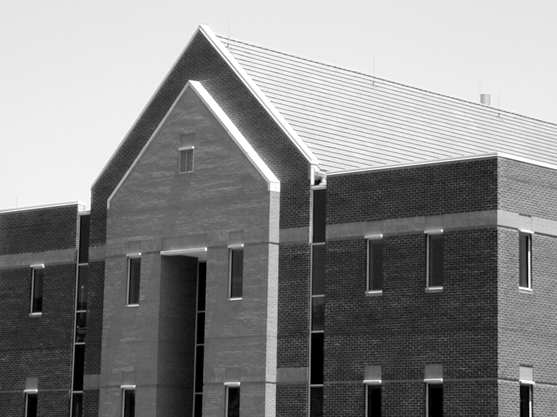
#> input picture lab_9/dom.png, 557 x 417 px
$ jupyter execute 09_Canny_HW.ipynb
#> lines starting #> are read from the running program, lines starting #| are printed output that depends on the picture; after the words box and inside, x2 and y2 are one past the last pixel; in counts of white or black regions, pixels touching at a corner belong together
## Zadanie domowe - Algorytm Canny'ego

Celem zadania domowego jest wykonanie pełnej implementacji algorytmu Canny'ego.

W ramach ćwiczenia w trakcie laboratorium wyznaczono obrazy $g_{NH}$ i $g_{NL}$.
Dla przypomnienia:
Można powiedzieć, że na obrazie $g_{NH}$ są "pewne" krawędzie.
Natomiast na $g_{NL}$ "potencjalne".
Często krawędzie "pewne" nie są ciągłe.
Wykorzystuje się więc krawędzie "potencjalne", aby uzupełnić nieciągłości.
Procedura wygląda następująco:
1. Stwórz stos zawierający wszystkie piksele zaznaczone na obrazie $g_{NH}$.
W tym celu wykorzystaj listę współrzędnych `[row, col]`.
Do pobrania elementu z początku służy metoda `list.pop()`.
Do dodania elementu na koniec listy służy metoda `list.append(new)`.
2. Stwórz obraz, który będzie zawierał informację czy dany piksel został już odwiedzony.
3. Stwórz obraz, który zawierać będzie wynikowe krawędzie.
Jej rozmiar jest równy rozmiarowi obrazu.
4. Wykonaj pętlę, która będzie pobierać elementy z listy, dopóki ta nie będzie pusta.
W tym celu najlepiej sprawdzi się pętla `while`.
    - W każdej iteracji pobierz element ze stosu.
    - Sprawdź, czy dany element został już odwiedzony.
    - Jeśli nie został, to:
        - Oznacz go jako odwiedzony,
        - Oznacz piksel jako krawędź w wyniku,
        - Sprawdź otoczenie piksela w obrazie $g_{NL}$,
        - Dodaj do stosu współrzędne otoczenia, które zawierają krawędź.
        Można to wykonać np. pętlą po stworzonym otoczeniu.
7. Wyświetl obraz oryginalny, obraz $g_{NH}$ oraz obraz wynikowy.
8. Porównaj wynik algorytmu z wynikiem OpenCV.

Pomocnicze obrazy $g_{NH}$ i $g_{NL}$ zostały wprowadzone dla uproszczenia opisu.
Algorytm można zaimplementować w bardziej "zwarty" sposób.

Na podstawie powyższego opisu zaimplementuj pełny algorytm Canny'ego.

[cell 1]
from copy import deepcopy
import cv2
from matplotlib import pyplot as plt
import numpy as np
import math
import os

def nonmax(alpha,M):
    d1  = np.logical_or(np.logical_and(alpha<=22.5,alpha>-22.5),np.logical_and(alpha<=-157.5,alpha>157.5))
    d2 = np.logical_or(np.logical_and(alpha<=67.5,alpha>22.5),np.logical_and(alpha<=-112.5,alpha>-157.5))
    d3 = np.logical_or(np.logical_and(alpha<=112.5,alpha>67.5),np.logical_and(alpha<=-67.5,alpha>-112.5))
    d4 = np.logical_or(np.logical_and(alpha<=157.5,alpha>112.5),np.logical_and(alpha<=-22.5,alpha>-67.5))
    D = [d1,d2,d3,d4]
    gn = deepcopy(M[1:-1,1:-1])
    for i in range(1,len(M)-1):
        for j in range(1,len(M[0])-1):
            if max(d1[i,j],d2[i,j],d3[i,j],d4[i,j]) == d1[i,j]:
                t = d1
            if max(d1[i,j],d2[i,j],d3[i,j],d4[i,j]) == d2[i,j]:
                t = d2
            if max(d1[i,j],d2[i,j],d3[i,j],d4[i,j]) == d3[i,j]:
                t = d3
            if max(d1[i,j],d2[i,j],d3[i,j],d4[i,j]) == d4[i,j]:
                t = d4
            if np.max(t[i-1:i+2,j-1:j+2]*M[i-1:i+2,j-1:j+2]) != M[i,j]:
                gn[i-1,j-1] = 0
    return gn

def canny(img,Th,Tl,n):
    sigma = 1.7
    IG = cv2.GaussianBlur(img, (13,13), sigma)
    x_filter = np.array([[1,0,-1],[2,0,-2],[1,0,-1]])
    y_filter = np.array([[1,2,1],[0,0,0],[-1,-2,-1]])
    G_x = np.array([[np.sum(IG[j-1:j+2,i-1:i+2]*x_filter) for i in range(1,len(img[0])-1)] for j in range(1,len(img)-1)])
    G_y = np.array([[np.sum(IG[j-1:j+2,i-1:i+2]*y_filter) for i in range(1,len(img[0])-1)] for j in range(1,len(img)-1)])
    M = np.sqrt(G_x*G_x + G_y*G_y)
    alpha = np.arctan2(G_y,G_x) * 180 / np.pi
    gn = nonmax(alpha,M)
    GH = (gn>Th)*255
    GL = np.logical_and(gn<Th,gn>Tl)*255
    stos = [[i,j] for i in range(len(GH)) for j in range(len(GH[0])) if GH[i,j]==255]
    odwiedzony = np.zeros(GH.shape)
    result = np.zeros(GH.shape)
    while stos!=[]:
        v = stos[-1]
        stos.pop()
        if not odwiedzony[v[0],v[1]]:
            odwiedzony[v[0],v[1]] = 1
            result[v[0],v[1]] = 255
            temp = [[i,j]
            for i in range(v[0]-n if v[0]-n>=0 else v[0],v[0]+1+n if v[0]+1+n<=len(GH) else v[0]+1)
            for j in range(v[1]-n if v[1]-n>=0 else v[1],v[1]+1+n if v[1]+1+n<=len(GH[0]) else v[1]+1) if GL[i,j]==255 and (i!=0 or j!=0)]
            stos.extend(temp)
    return result,GH

[cell 2]
if not os.path.exists("dom.png") :
    !wget https://raw.githubusercontent.com/vision-agh/poc_sw/master/09_Canny/dom.png --no-check-certificate
I_house = cv2.imread('dom.png', cv2.IMREAD_GRAYSCALE)
#> I_house is the input picture: shape (417, 557); min 0, max 255, mean 133.3
img,gh = canny(I_house,80,28,5)
#> in canny, `G_y = np.array([[np.sum(IG[j-1:j+2,i-1:i+2]*y_filter) for i in range(1..`:
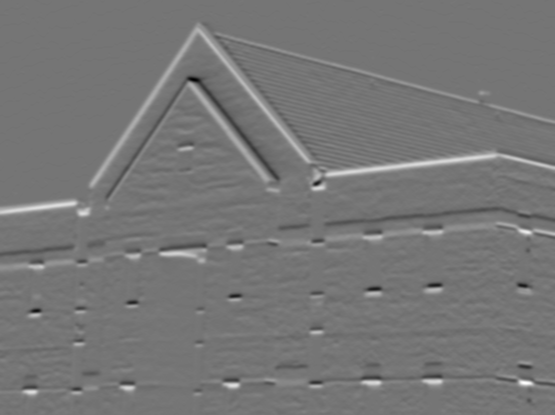
#> G_y: shape (415, 555) int64; min -282, max 330, mean 3.2; drawn with min black and max white
#> in canny, `alpha = np.arctan2(G_y,G_x) * 180 / np.pi`:
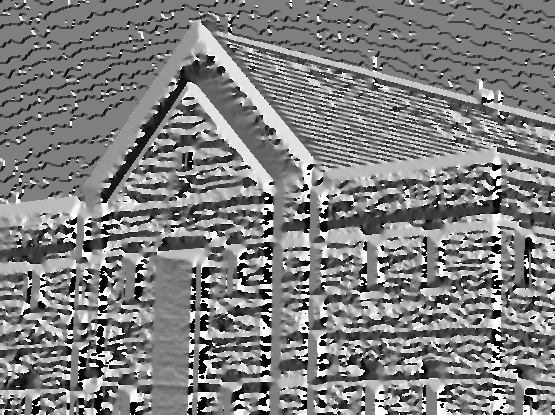
#> alpha: shape (415, 555) float64; min -179.7, max 180, mean 1.2; drawn with min black and max white
#> in nonmax, `d1  = np.logical_or(np.logical_and(alpha<=22.5,alpha>-22.5),np.logical..`:
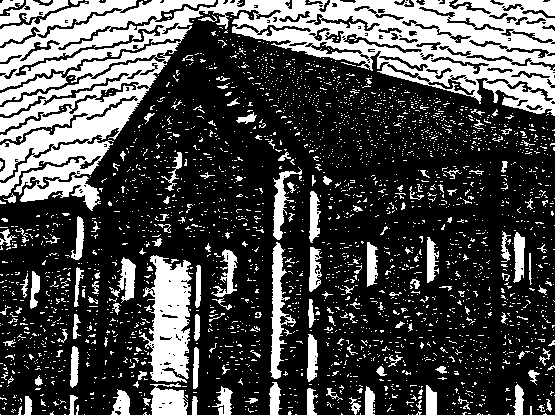
#> d1: shape (415, 555) bool; 29.1% white; 2794 white regions (2639 under 20 px), largest, box (x1, y1, x2, y2) and area: (0, 0, 555, 211) 39194, (139, 255, 192, 383) 4097, (270, 242, 296, 379) 1345
#> in nonmax, `d2 = np.logical_or(np.logical_and(alpha<=67.5,alpha>22.5),np.logical_a..`:
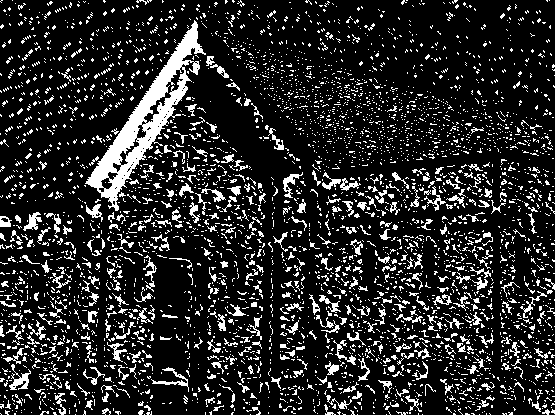
#> d2: shape (415, 555) bool; 15.9% white in thin lines or dots
#> in nonmax, `d3 = np.logical_or(np.logical_and(alpha<=112.5,alpha>67.5),np.logical_..`:
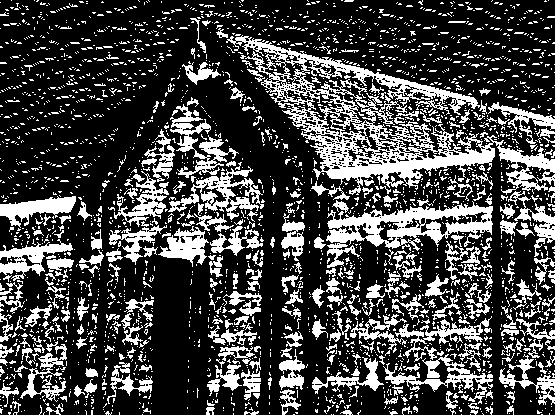
#> d3: shape (415, 555) bool; 27.2% white; 2871 white regions (2557 under 20 px), largest, box (x1, y1, x2, y2) and area: (226, 35, 555, 195) 12238, (326, 201, 493, 268) 4012, (168, 166, 264, 220) 1581
#> in nonmax, `d4 = np.logical_or(np.logical_and(alpha<=157.5,alpha>112.5),np.logical..`:
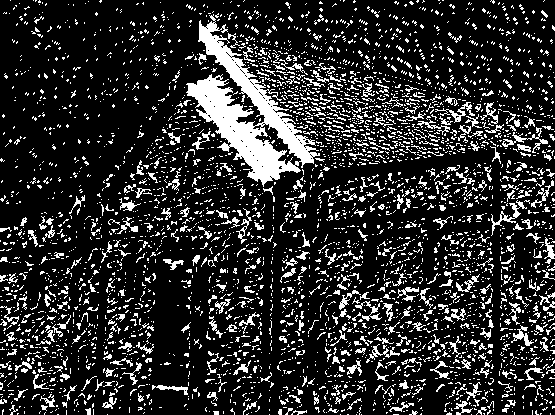
#> d4: shape (415, 555) bool; 17.6% white; 3972 white regions (3566 under 20 px), largest, box (x1, y1, x2, y2) and area: (186, 14, 320, 187) 7247, (491, 200, 527, 236) 240, (502, 127, 548, 153) 238
#> after the loop in nonmax, `for i in range(1,len(M)-1):`:
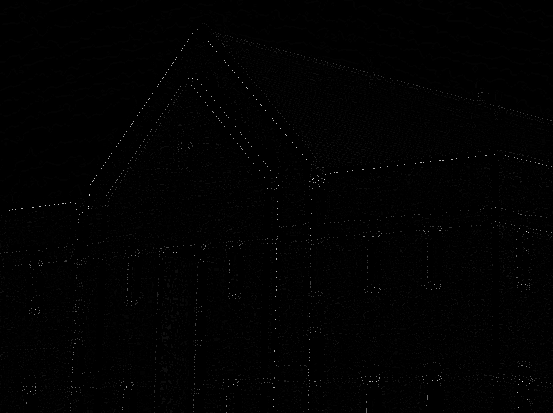
#> gn: shape (413, 553) float64; min 0, max 333.5, mean 1.8; drawn with min black and max white
#> in canny, `GH = (gn>Th)*255`: GH: shape (413, 553) int64; 0.34% white in thin lines or dots
#> in canny, `GL = np.logical_and(gn<Th,gn>Tl)*255`:
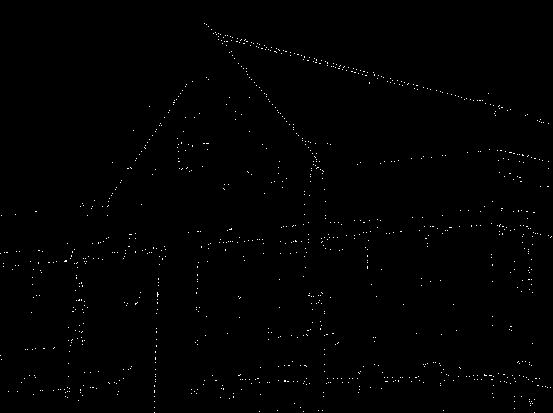
#> GL: shape (413, 553) int64; 0.52% white in thin lines or dots
#> in canny, `stos = [[i,j] for i in range(len(GH)) for j in range(len(GH[0])) if GH..`: stos = 778 pairs, first value 29 to 412, second value 9 to 551
#> the loop in canny, `while stos!=[]:` made 5638 passes
#> (v, temp) on passes 11, 17, 32: ([407, 518], [[408, 514]]), ([406, 273], [[410, 277]]), ([399, 527], [[399, 529], [401, 529], [401, 531], [403, 530], [403, 532]])
#> v on passes 1 to 6: [412, 366], [412, 226], [411, 366], [411, 193], [410, 366], [410, 70]
#> after the loop in canny, `while stos!=[]:`:
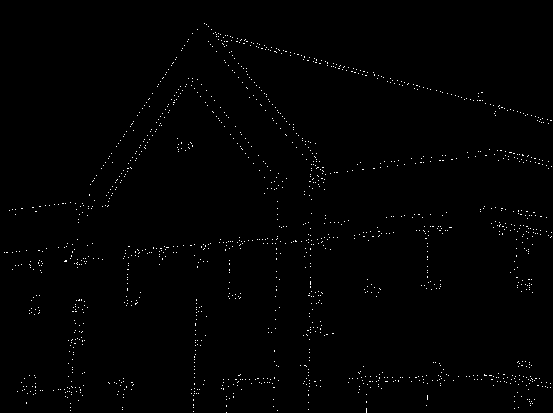
#> odwiedzony: shape (413, 553) float64; values 0 (black) and 1 (white), 0.73% white in thin lines or dots
#> after the loop in canny, `while stos!=[]:`: result: shape (413, 553) float64; 0.73% white in thin lines or dots
#> after the loop in canny, `while stos!=[]:`: stos = []
fig,ax = plt.subplots(2,2)
fig.set_size_inches([20,20])
plt.gray()
ax[0,0].imshow(I_house)
ax[0,0].set_xticks([])
ax[0,0].set_yticks([])
ax[0,0].set_title("orginal")
ax[1,0].imshow(gh)
ax[1,0].set_xticks([])
ax[1,0].set_yticks([])
ax[1,0].set_title("GH picture")
ax[1,1].imshow(img)
ax[1,1].set_xticks([])
ax[1,1].set_yticks([])
ax[1,1].set_title("canny")
ax[0,1].imshow(cv2.Canny(I_house,190,370,None,3,1))
ax[0,1].set_xticks([])
ax[0,1].set_yticks([])
ax[0,1].set_title("cv2.canny")
plt.show()
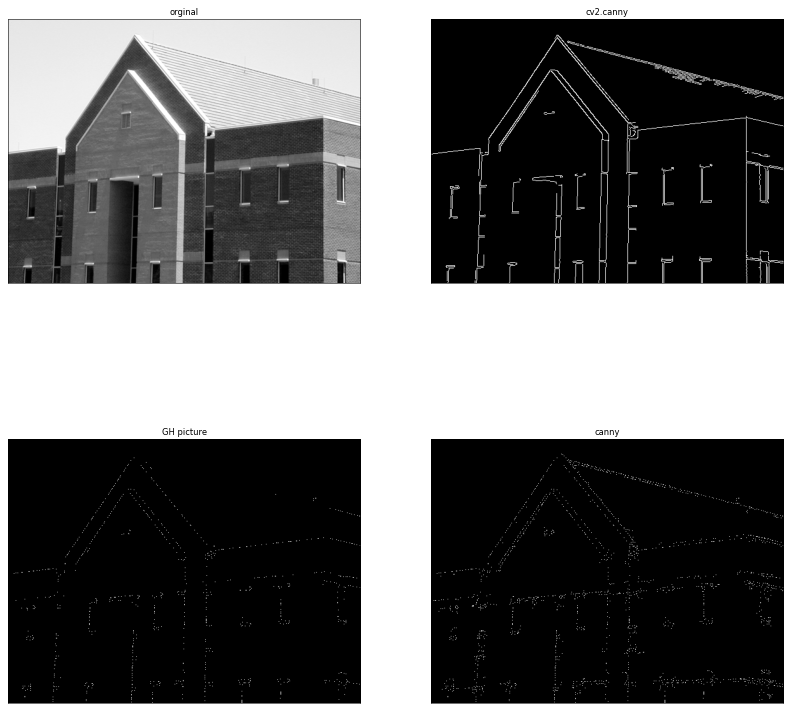
#> figure drawn by matplotlib, 4 panels
